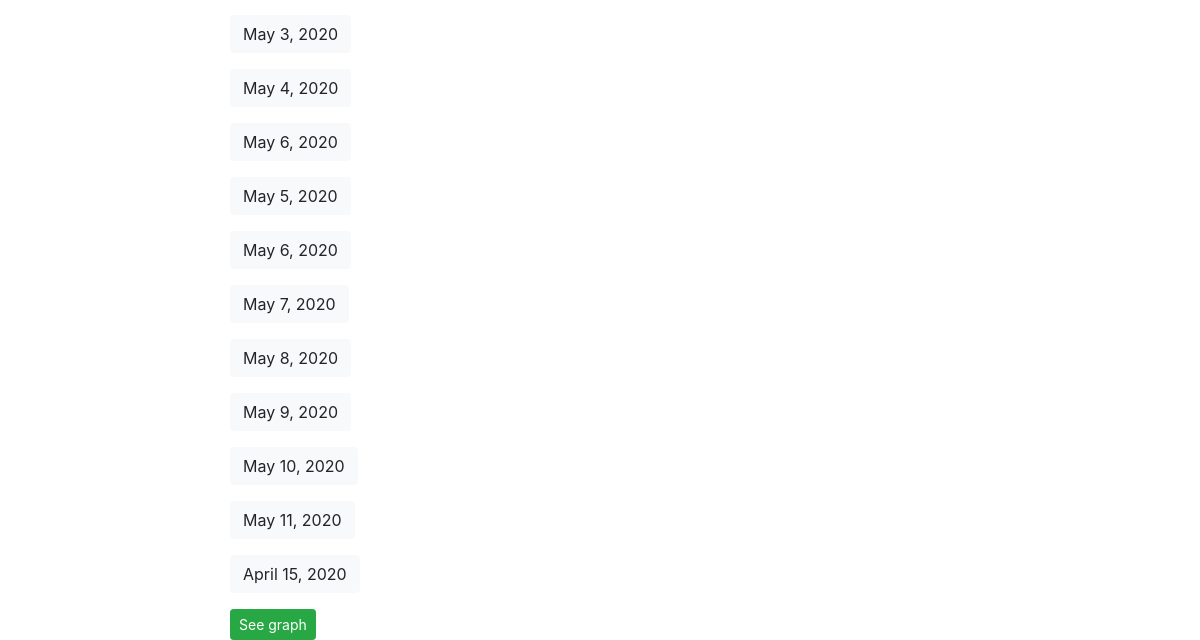
/covidapp/hospitals/ (lower part), run on an earlier commit of the app's database.
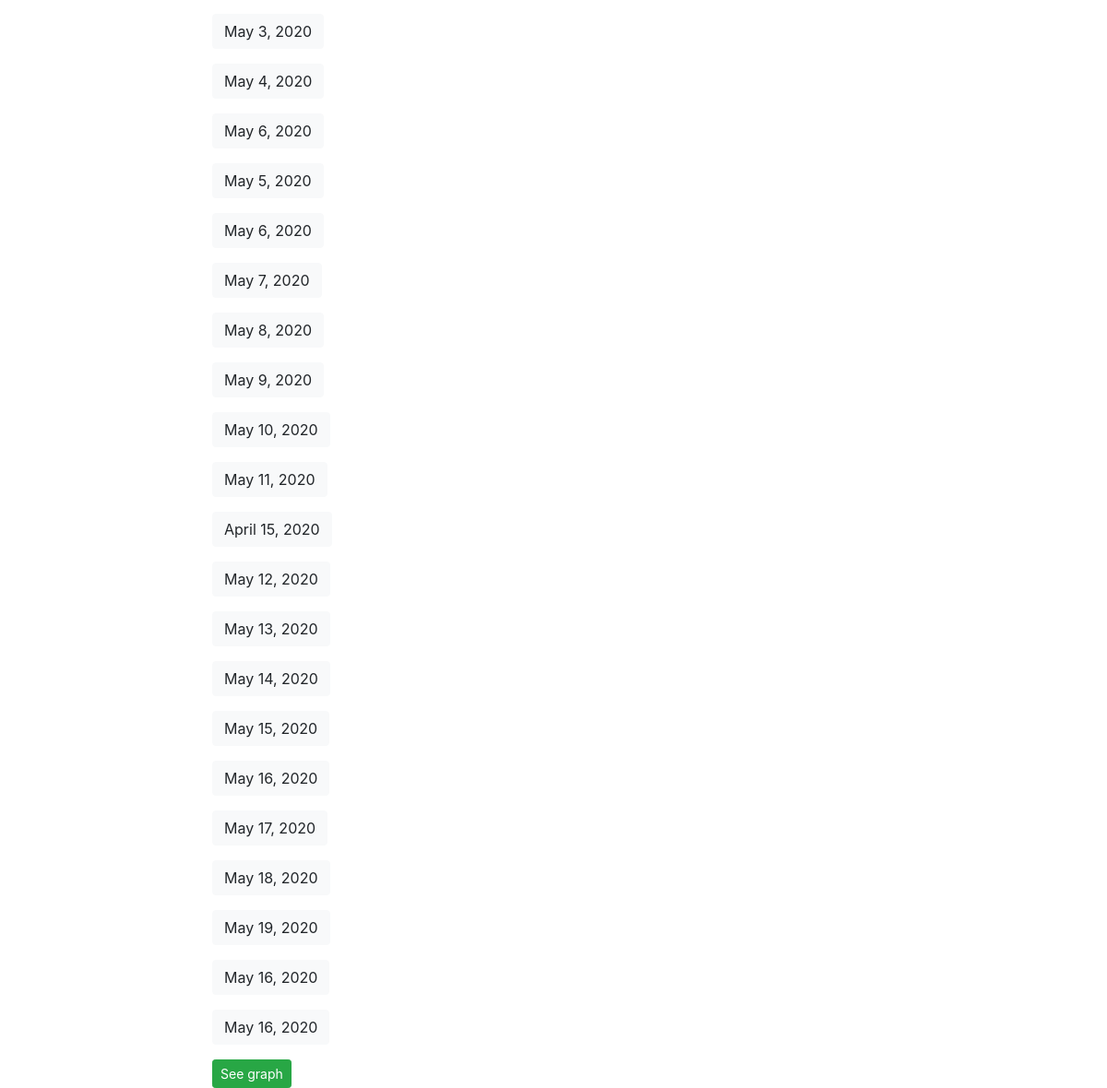
And on a later commit of the database.
### covidapp/models.py (models this page shows, shortened)
class Hospital(models.Model):
    date_time 			=    	models.DateField()
    hospital_currently 	= 		models.IntegerField(blank=True, null=True)
    icucurrently		= 		models.IntegerField(blank=True, null=True)
    hospital_increase 	= 		models.IntegerField(blank=True, null=True)
    dead_daily			= 		models.IntegerField(blank=True, null=True)
    tested_today		=		models.IntegerField(blank=True, null=True)

### covidapp/views.py (the view)
# urls.py: path('hospitals/', views.hospital_list_view, name='hospital-list'),
def hospital_list_view(request):
	queryset = Hospital.objects.all() #list of objects
	print(queryset)
	num_hospital = Hospital.objects.all().count()
	context = {
		"object_list": queryset,
		"num_hospital": num_hospital,
	}
	return render(request, "covidapp/hospital_list.html", context)

### covidapp/templates/covidapp/hospital_list.html (shortened to what this page needs)
{% extends 'base.html' %}
{% block content %}
<div class="container">
      {% for instance in object_list %}
      <p><a class="btn btn-light" href='/covidapp/{{ instance.id }}'>{{ instance.date_time }}</a></p>
      {% endfor %}
      <a href="/covidapp/hospitals/" class="btn btn-success btn-sm">See graph</a>
      {% endblock %}

### templates/base.html (shortened to what this page needs)
<!DOCTYPE html>
<html lang="en">
<head>
  <link rel="stylesheet" href="https://stackpath.bootstrapcdn.com/bootstrap/4.4.1/css/bootstrap.min.css">
  <link rel="stylesheet" href="https://stackpath.bootstrapcdn.com/bootstrap/4.1.3/css/bootstrap.min.css">
  {% load static %}
  <link rel="stylesheet" href="{% static 'css/styles.css' %}">
</head>
<body>
  <div class="container-fluid">
    <div class="row">
      <div class="col-sm-2">
      </div>
      <div class="col-sm-10 ">{% block content %}{% endblock %}</div>
    </div>
  </div>
</body>
</html>

What changed in the data, as far as the page shows it:
added Hospital: date_time "May 12, 2020"
added Hospital: date_time "May 13, 2020"
added Hospital: date_time "May 14, 2020"
added Hospital: date_time "May 15, 2020"
added Hospital: date_time "May 16, 2020"
added Hospital: date_time "May 17, 2020"
added Hospital: date_time "May 18, 2020"
added Hospital: date_time "May 19, 2020"
added Hospital: date_time "May 16, 2020"
added Hospital: date_time "May 16, 2020"
